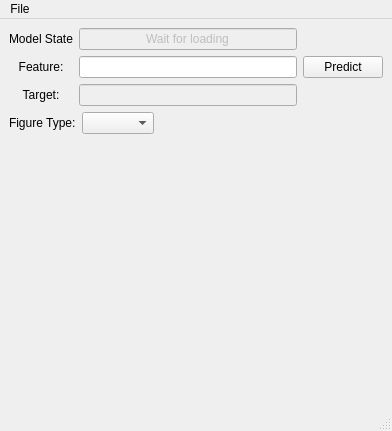
<?xml version="1.0" encoding="UTF-8"?>
<ui version="4.0">
 <class>ML</class>
 <widget class="QMainWindow" name="ML">
  <property name="geometry">
   <rect>
    <x>0</x>
    <y>0</y>
    <width>392</width>
    <height>431</height>
   </rect>
  </property>
  <property name="windowTitle">
   <string>ML</string>
  </property>
  <property name="windowIcon">
   <iconset>
    <normaloff>images/icons8-linux-64.png</normaloff>images/icons8-linux-64.png</iconset>
  </property>
  <widget class="QWidget" name="centralwidget">
   <layout class="QVBoxLayout" name="verticalLayout_2">
    <item>
     <layout class="QGridLayout" name="gridLayout">
      <item row="0" column="0">
       <widget class="QLabel" name="label_mode_state">
        <property name="text">
         <string>Model State</string>
        </property>
       </widget>
      </item>
      <item row="1" column="1">
       <widget class="QLineEdit" name="lineEdit_feature"/>
      </item>
      <item row="2" column="1">
       <widget class="QLineEdit" name="lineEdit_target">
        <property name="enabled">
         <bool>false</bool>
        </property>
       </widget>
      </item>
      <item row="2" column="0">
       <widget class="QLabel" name="label_target">
        <property name="text">
         <string>Target:</string>
        </property>
        <property name="alignment">
         <set>Qt::AlignCenter</set>
        </property>
       </widget>
      </item>
      <item row="1" column="2">
       <widget class="QPushButton" name="pushButton_predict">
        <property name="text">
         <string>Predict</string>
        </property>
       </widget>
      </item>
      <item row="1" column="0">
       <widget class="QLabel" name="label_feature">
        <property name="text">
         <string>Feature:</string>
        </property>
        <property name="alignment">
         <set>Qt::AlignCenter</set>
        </property>
       </widget>
      </item>
      <item row="0" column="1">
       <widget class="QLineEdit" name="lineEdit_model_state">
        <property name="enabled">
         <bool>false</bool>
        </property>
        <property name="text">
         <string>Wait for loading</string>
        </property>
        <property name="alignment">
         <set>Qt::AlignCenter</set>
        </property>
       </widget>
      </item>
     </layout>
    </item>
    <item>
     <layout class="QVBoxLayout" name="verticalLayout">
      <item>
       <layout class="QHBoxLayout" name="horizontalLayout">
        <item>
         <widget class="QLabel" name="label">
          <property name="text">
           <string>Figure Type:</string>
          </property>
         </widget>
        </item>
        <item>
         <widget class="QComboBox" name="comboBox_figure"/>
        </item>
        <item>
         <spacer name="horizontalSpacer">
          <property name="orientation">
           <enum>Qt::Horizontal</enum>
          </property>
          <property name="sizeHint" stdset="0">
           <size>
            <width>40</width>
            <height>20</height>
           </size>
          </property>
         </spacer>
        </item>
       </layout>
      </item>
     </layout>
    </item>
    <item>
     <layout class="QHBoxLayout" name="horizontalLayout_2">
      <item>
       <layout class="QVBoxLayout" name="verticalLayout_figure">
        <item>
         <spacer name="verticalSpacer">
          <property name="orientation">
           <enum>Qt::Vertical</enum>
          </property>
          <property name="sizeHint" stdset="0">
           <size>
            <width>20</width>
            <height>40</height>
           </size>
          </property>
         </spacer>
        </item>
       </layout>
      </item>
     </layout>
    </item>
   </layout>
  </widget>
  <widget class="QMenuBar" name="menubar">
   <property name="geometry">
    <rect>
     <x>0</x>
     <y>0</y>
     <width>392</width>
     <height>23</height>
    </rect>
   </property>
   <widget class="QMenu" name="menuFile">
    <property name="title">
     <string>File</string>
    </property>
    <addaction name="actionTrain"/>
    <addaction name="actionLoad"/>
    <addaction name="actionQuit"/>
   </widget>
   <addaction name="menuFile"/>
  </widget>
  <widget class="QStatusBar" name="statusbar"/>
  <action name="actionLoad">
   <property name="text">
    <string>Load</string>
   </property>
  </action>
  <action name="actionQuit">
   <property name="text">
    <string>Quit</string>
   </property>
   <property name="shortcut">
    <string>Ctrl+Q</string>
   </property>
  </action>
  <action name="actionTrain">
   <property name="text">
    <string>Train</string>
   </property>
  </action>
 </widget>
 <resources/>
 <connections>
  <connection>
   <sender>actionQuit</sender>
   <signal>triggered()</signal>
   <receiver>ML</receiver>
   <slot>close()</slot>
   <hints>
    <hint type="sourcelabel">
     <x>-1</x>
     <y>-1</y>
    </hint>
    <hint type="destinationlabel">
     <x>399</x>
     <y>299</y>
    </hint>
   </hints>
  </connection>
 </connections>
</ui>
